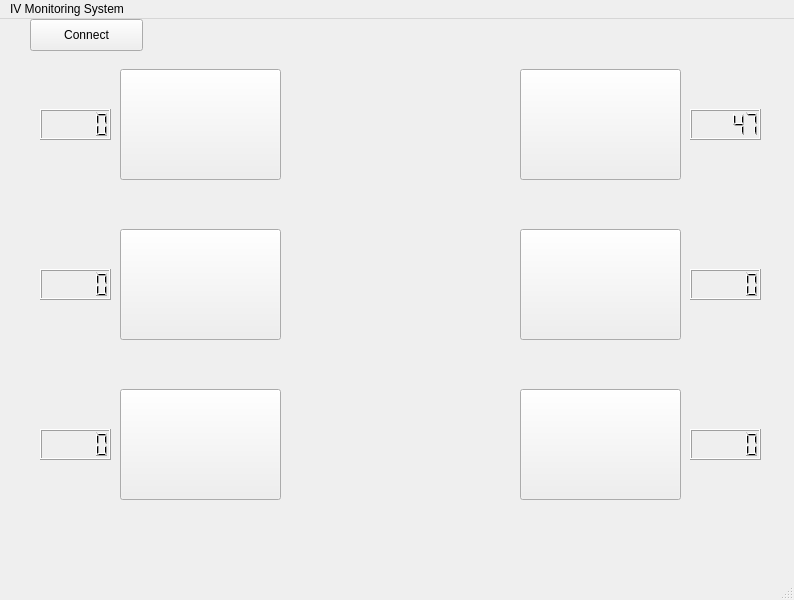
<?xml version="1.0" encoding="UTF-8"?>
<ui version="4.0">
 <class>MainWindow</class>
 <widget class="QMainWindow" name="MainWindow">
  <property name="geometry">
   <rect>
    <x>0</x>
    <y>0</y>
    <width>794</width>
    <height>600</height>
   </rect>
  </property>
  <property name="cursor">
   <cursorShape>ArrowCursor</cursorShape>
  </property>
  <property name="windowTitle">
   <string>MainWindow</string>
  </property>
  <property name="windowIcon">
   <iconset>
    <normaloff>:/favicon/pngwing.com.png</normaloff>:/favicon/pngwing.com.png</iconset>
  </property>
  <widget class="QWidget" name="centralwidget">
   <widget class="QPushButton" name="btn1">
    <property name="geometry">
     <rect>
      <x>520</x>
      <y>50</y>
      <width>161</width>
      <height>111</height>
     </rect>
    </property>
    <property name="text">
     <string/>
    </property>
    <property name="icon">
     <iconset>
      <normaloff>bed_right.png</normaloff>bed_right.png</iconset>
    </property>
    <property name="iconSize">
     <size>
      <width>161</width>
      <height>111</height>
     </size>
    </property>
   </widget>
   <widget class="QPushButton" name="btn1_2">
    <property name="geometry">
     <rect>
      <x>520</x>
      <y>210</y>
      <width>161</width>
      <height>111</height>
     </rect>
    </property>
    <property name="text">
     <string/>
    </property>
    <property name="icon">
     <iconset>
      <normaloff>bed_right.png</normaloff>bed_right.png</iconset>
    </property>
    <property name="iconSize">
     <size>
      <width>161</width>
      <height>111</height>
     </size>
    </property>
   </widget>
   <widget class="QPushButton" name="btn1_3">
    <property name="geometry">
     <rect>
      <x>520</x>
      <y>370</y>
      <width>161</width>
      <height>111</height>
     </rect>
    </property>
    <property name="text">
     <string/>
    </property>
    <property name="icon">
     <iconset>
      <normaloff>bed_right.png</normaloff>bed_right.png</iconset>
    </property>
    <property name="iconSize">
     <size>
      <width>161</width>
      <height>111</height>
     </size>
    </property>
   </widget>
   <widget class="QPushButton" name="btn1_4">
    <property name="geometry">
     <rect>
      <x>120</x>
      <y>50</y>
      <width>161</width>
      <height>111</height>
     </rect>
    </property>
    <property name="text">
     <string/>
    </property>
    <property name="icon">
     <iconset>
      <normaloff>bed_left.png</normaloff>bed_left.png</iconset>
    </property>
    <property name="iconSize">
     <size>
      <width>161</width>
      <height>111</height>
     </size>
    </property>
   </widget>
   <widget class="QPushButton" name="btn1_5">
    <property name="geometry">
     <rect>
      <x>120</x>
      <y>210</y>
      <width>161</width>
      <height>111</height>
     </rect>
    </property>
    <property name="text">
     <string/>
    </property>
    <property name="icon">
     <iconset>
      <normaloff>bed_left.png</normaloff>bed_left.png</iconset>
    </property>
    <property name="iconSize">
     <size>
      <width>161</width>
      <height>111</height>
     </size>
    </property>
   </widget>
   <widget class="QPushButton" name="btn1_6">
    <property name="geometry">
     <rect>
      <x>120</x>
      <y>370</y>
      <width>161</width>
      <height>111</height>
     </rect>
    </property>
    <property name="text">
     <string/>
    </property>
    <property name="icon">
     <iconset>
      <normaloff>bed_left.png</normaloff>bed_left.png</iconset>
    </property>
    <property name="iconSize">
     <size>
      <width>161</width>
      <height>111</height>
     </size>
    </property>
   </widget>
   <widget class="QLCDNumber" name="lcdNumber_4">
    <property name="geometry">
     <rect>
      <x>40</x>
      <y>90</y>
      <width>71</width>
      <height>31</height>
     </rect>
    </property>
    <property name="digitCount">
     <number>5</number>
    </property>
   </widget>
   <widget class="QLCDNumber" name="lcdNumber_5">
    <property name="geometry">
     <rect>
      <x>40</x>
      <y>250</y>
      <width>71</width>
      <height>31</height>
     </rect>
    </property>
    <property name="digitCount">
     <number>5</number>
    </property>
   </widget>
   <widget class="QLCDNumber" name="lcdNumber_6">
    <property name="geometry">
     <rect>
      <x>40</x>
      <y>410</y>
      <width>71</width>
      <height>31</height>
     </rect>
    </property>
    <property name="digitCount">
     <number>5</number>
    </property>
   </widget>
   <widget class="QLCDNumber" name="lcd1">
    <property name="geometry">
     <rect>
      <x>690</x>
      <y>90</y>
      <width>71</width>
      <height>31</height>
     </rect>
    </property>
    <property name="smallDecimalPoint">
     <bool>false</bool>
    </property>
    <property name="digitCount">
     <number>5</number>
    </property>
    <property name="segmentStyle">
     <enum>QLCDNumber::Filled</enum>
    </property>
    <property name="value" stdset="0">
     <double>47.000000000000000</double>
    </property>
    <property name="intValue" stdset="0">
     <number>47</number>
    </property>
   </widget>
   <widget class="QLCDNumber" name="lcdNumber_8">
    <property name="geometry">
     <rect>
      <x>690</x>
      <y>250</y>
      <width>71</width>
      <height>31</height>
     </rect>
    </property>
    <property name="digitCount">
     <number>5</number>
    </property>
   </widget>
   <widget class="QLCDNumber" name="lcdNumber_9">
    <property name="geometry">
     <rect>
      <x>690</x>
      <y>410</y>
      <width>71</width>
      <height>31</height>
     </rect>
    </property>
    <property name="digitCount">
     <number>5</number>
    </property>
   </widget>
   <widget class="QLabel" name="label">
    <property name="geometry">
     <rect>
      <x>10</x>
      <y>90</y>
      <width>31</width>
      <height>31</height>
     </rect>
    </property>
    <property name="text">
     <string/>
    </property>
    <property name="pixmap">
     <pixmap>../../Downloads/pngwing.com (1).png</pixmap>
    </property>
    <property name="scaledContents">
     <bool>true</bool>
    </property>
   </widget>
   <widget class="QLabel" name="label_2">
    <property name="geometry">
     <rect>
      <x>10</x>
      <y>250</y>
      <width>31</width>
      <height>31</height>
     </rect>
    </property>
    <property name="text">
     <string/>
    </property>
    <property name="pixmap">
     <pixmap>../../Downloads/pngwing.com (1).png</pixmap>
    </property>
    <property name="scaledContents">
     <bool>true</bool>
    </property>
   </widget>
   <widget class="QLabel" name="label_3">
    <property name="geometry">
     <rect>
      <x>10</x>
      <y>410</y>
      <width>31</width>
      <height>31</height>
     </rect>
    </property>
    <property name="text">
     <string/>
    </property>
    <property name="pixmap">
     <pixmap>../../Downloads/pngwing.com (1).png</pixmap>
    </property>
    <property name="scaledContents">
     <bool>true</bool>
    </property>
   </widget>
   <widget class="QLabel" name="label_4">
    <property name="geometry">
     <rect>
      <x>760</x>
      <y>90</y>
      <width>31</width>
      <height>31</height>
     </rect>
    </property>
    <property name="text">
     <string/>
    </property>
    <property name="pixmap">
     <pixmap>../../Downloads/pngwing.com (1).png</pixmap>
    </property>
    <property name="scaledContents">
     <bool>true</bool>
    </property>
   </widget>
   <widget class="QLabel" name="label_5">
    <property name="geometry">
     <rect>
      <x>760</x>
      <y>250</y>
      <width>31</width>
      <height>31</height>
     </rect>
    </property>
    <property name="text">
     <string/>
    </property>
    <property name="pixmap">
     <pixmap>../../Downloads/pngwing.com (1).png</pixmap>
    </property>
    <property name="scaledContents">
     <bool>true</bool>
    </property>
   </widget>
   <widget class="QLabel" name="label_6">
    <property name="geometry">
     <rect>
      <x>760</x>
      <y>410</y>
      <width>31</width>
      <height>31</height>
     </rect>
    </property>
    <property name="text">
     <string/>
    </property>
    <property name="pixmap">
     <pixmap>../../Downloads/pngwing.com (1).png</pixmap>
    </property>
    <property name="scaledContents">
     <bool>true</bool>
    </property>
   </widget>
   <widget class="QPushButton" name="ConnectBtn">
    <property name="geometry">
     <rect>
      <x>30</x>
      <y>0</y>
      <width>113</width>
      <height>32</height>
     </rect>
    </property>
    <property name="text">
     <string>Connect</string>
    </property>
   </widget>
  </widget>
  <widget class="QMenuBar" name="menubar">
   <property name="geometry">
    <rect>
     <x>0</x>
     <y>0</y>
     <width>794</width>
     <height>24</height>
    </rect>
   </property>
   <widget class="QMenu" name="menuIV_Monitoring_System">
    <property name="title">
     <string>IV Monitoring System</string>
    </property>
   </widget>
   <addaction name="menuIV_Monitoring_System"/>
  </widget>
  <widget class="QStatusBar" name="statusbar"/>
 </widget>
 <resources>
  <include location="resource.qrc"/>
 </resources>
 <connections/>
</ui>
